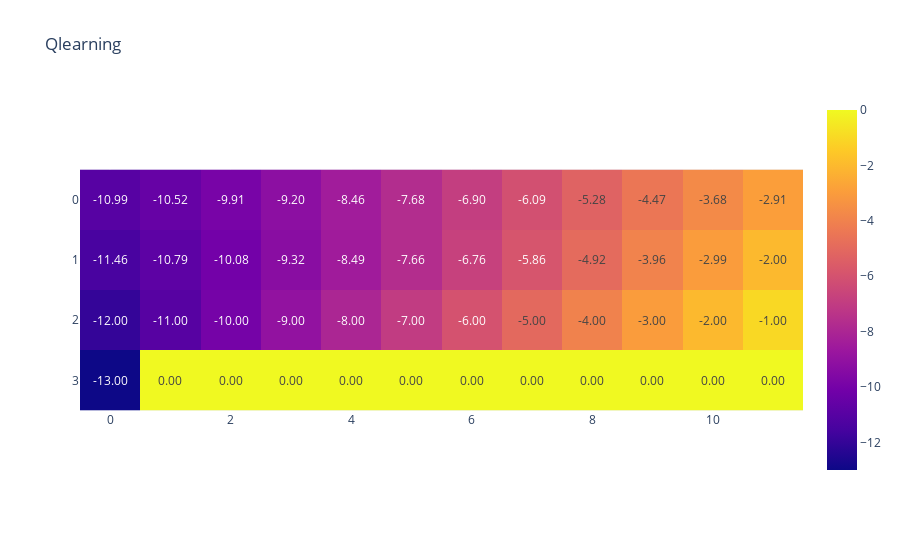
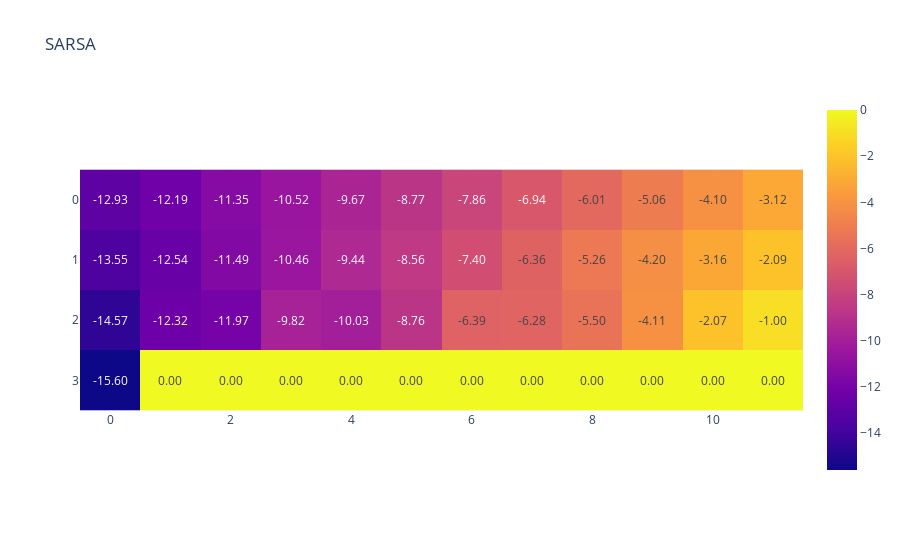

The notebook cell saved with these charts, in order:
### Markdown cell above
## Cliffwalking

### Code cell
def show_cliff_value(Q: Arr, title: Optional[str] = None):
    '''
    Displays the value of each state in CliffWalking-v0 given a Q-value table.
    '''
    V = Q.max(axis=-1).reshape(4, 12)
    fig = px.imshow(V, text_auto=".2f", title=title)
    fig.show()

def show_cliff_policy(Q: Arr):
    '''
    Displays the greedy policy for CliffWalking-v0 given a Q-value table.
    '''
    pi = Q.argmax(axis=-1).reshape((4, 12))
    objects = {(3, 0): "green", (3, 11): "red"} | {(3, i): "black" for i in range(1, 11)}
    img = Image.new(mode="RGB", size=(1200, 400), color="white")
    draw = ImageDraw.Draw(img)
    for x in range(0, img.width+1, 100):
        draw.line([(x, 0), (x, img.height)], fill="black", width=4)
    for y in range(0, img.height+1, 100):
        draw.line([(0, y), (img.width, y)], fill="black", width=4)
    for x in range(12):
        for y in range(4):
            draw.regular_polygon((50+x*100, 50+y*100, 20), 3, rotation=-int(90*pi[y][x]), fill="black")
            if (y, x) in objects:
                draw.regular_polygon((50+x*100, 50+y*100, 40), 4, fill=objects[(y, x)])
    display(img.resize((600, 200)))

"TODO: YOUR CODE HERE"
if MAIN:
    env = gym.make("CliffWalking-v0")
    config_norvig = AgentConfig()
    n_runs = 1000
    gamma = 1
    seed = 1
    args_nor = (env, config_norvig, gamma, seed)
    agents_norvig = [QLearning(*args_nor), SARSA(*args_nor)]
    returns_norvig = {}
    for agent in agents_norvig:
        returns_norvig[agent.name] = agent.train(n_runs)

    for agent in agents_norvig:
        name = agent.name
        plt.plot(utils.cummean(returns_norvig[name]), label=name)

    plt.legend()
    plt.title(f"Avg. reward on {env_toy.spec.name}")
    plt.show()
    show_cliff_policy(agents_norvig[0].Q)
    show_cliff_policy(agents_norvig[1].Q)
    show_cliff_value(agents_norvig[0].Q, "Qlearning")
    show_cliff_value(agents_norvig[1].Q, "SARSA")

### Figure 1 — Plotly figure (JSON) as saved in the notebook; plotly's stock layout.template omitted (floating-point values rounded to 4 significant figures)
{"data": [{"coloraxis": "coloraxis", "hovertemplate": "x: %{x}<br>y: %{y}<br>color: %{z}<extra></extra>", "name": "0", "texttemplate": "%{z:.2f}", "type": "heatmap", "xaxis": "x", "yaxis": "y", "z": [[-10.99, -10.52, -9.909, -9.202, -8.46, -7.684, -6.899, -6.089, -5.277, -4.469, -3.682, -2.909], [-11.46, -10.79, -10.08, -9.316, -8.487, -7.656, -6.762, -5.861, -4.92, -3.964, -2.986, -2.0], [-12.0, -11.0, -10.0, -9.0, -8.0, -7.0, -6.0, -5.0, -4.0, -3.0, -2.0, -1.0], [-13.0, 0, 0, 0, 0, 0, 0, 0, 0, 0, 0, 0]]}], "layout": {"coloraxis": {"colorscale": [[0, "#0d0887"], [0.1111, "#46039f"], [0.2222, "#7201a8"], [0.3333, "#9c179e"], [0.4444, "#bd3786"], [0.5556, "#d8576b"], [0.6667, "#ed7953"], [0.7778, "#fb9f3a"], [0.8889, "#fdca26"], [1, "#f0f921"]]}, "title": {"text": "Qlearning"}, "xaxis": {"anchor": "y", "constrain": "domain", "domain": [0, 1], "scaleanchor": "y"}, "yaxis": {"anchor": "x", "autorange": "reversed", "constrain": "domain", "domain": [0, 1]}}}

### Figure 2 — Plotly figure (JSON) as saved in the notebook; plotly's stock layout.template omitted (floating-point values rounded to 4 significant figures)
{"data": [{"coloraxis": "coloraxis", "hovertemplate": "x: %{x}<br>y: %{y}<br>color: %{z}<extra></extra>", "name": "0", "texttemplate": "%{z:.2f}", "type": "heatmap", "xaxis": "x", "yaxis": "y", "z": [[-12.93, -12.19, -11.35, -10.52, -9.668, -8.768, -7.864, -6.944, -6.006, -5.056, -4.097, -3.122], [-13.55, -12.54, -11.49, -10.46, -9.439, -8.559, -7.401, -6.361, -5.257, -4.202, -3.16, -2.093], [-14.57, -12.32, -11.97, -9.82, -10.03, -8.758, -6.392, -6.279, -5.5, -4.107, -2.071, -1.0], [-15.6, 0, 0, 0, 0, 0, 0, 0, 0, 0, 0, 0]]}], "layout": {"coloraxis": {"colorscale": [[0, "#0d0887"], [0.1111, "#46039f"], [0.2222, "#7201a8"], [0.3333, "#9c179e"], [0.4444, "#bd3786"], [0.5556, "#d8576b"], [0.6667, "#ed7953"], [0.7778, "#fb9f3a"], [0.8889, "#fdca26"], [1, "#f0f921"]]}, "title": {"text": "SARSA"}, "xaxis": {"anchor": "y", "constrain": "domain", "domain": [0, 1], "scaleanchor": "y"}, "yaxis": {"anchor": "x", "autorange": "reversed", "constrain": "domain", "domain": [0, 1]}}}
